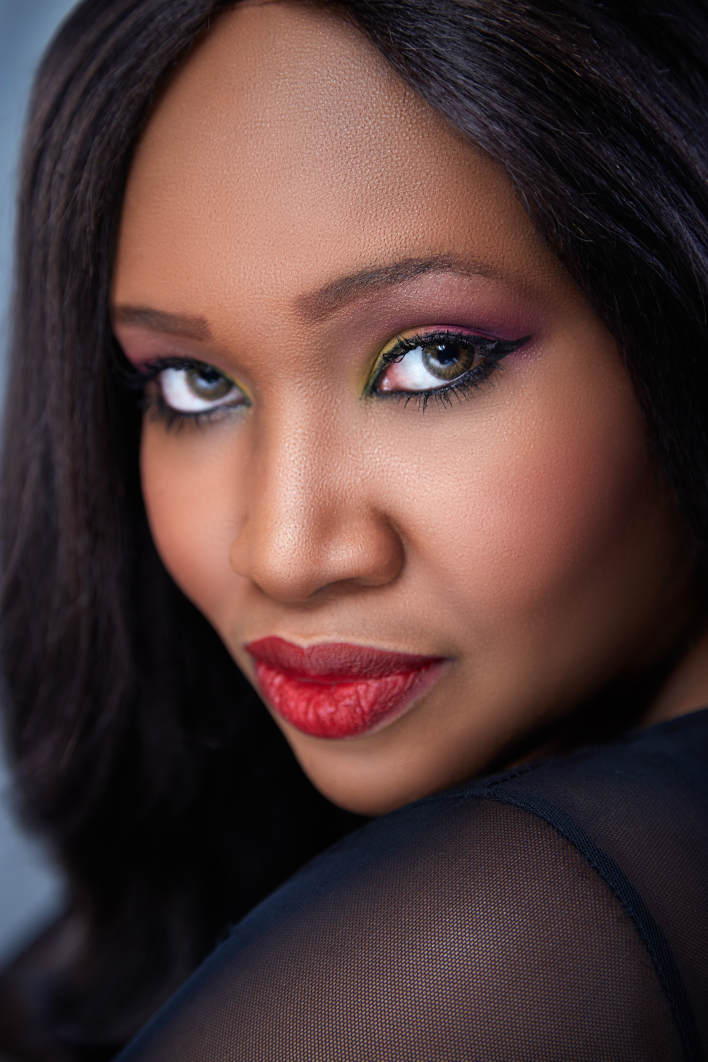
#> input picture data/non_leaf/0 (1).jpeg, 3539 x 5309 px, given as the content of the folder data/corn, which was not available (shown at 1/5 size)
$ python data_prep.py
#> lines starting #> are read from the running program, lines starting #| are printed output that depends on the picture; pictures that were not available may be replaced by others from this repository, and a replacement may not be noted
import os
import numpy as np
from PIL import Image, ImageFilter, ImageOps
from sklearn.model_selection import train_test_split
import tensorflow as tf
import cv2

def augment_image(image):
    """Apply various augmentations to an image for better training"""
    augmentations = []

    # Original
    augmentations.append(image)

    # Grayscale
    augmentations.append(ImageOps.grayscale(image).convert('RGB'))

    # Black and White
    gray = ImageOps.grayscale(image)
    augmentations.append(gray.point(lambda x: 0 if x < 128 else 255, '1').convert('RGB'))

    # Histogram equalization
    img_array = np.array(image)
    img_yuv = cv2.cvtColor(img_array, cv2.COLOR_RGB2YUV)
    img_yuv[:,:,0] = cv2.equalizeHist(img_yuv[:,:,0])
    img_output = cv2.cvtColor(img_yuv, cv2.COLOR_YUV2RGB)
    augmentations.append(Image.fromarray(img_output))

    # Gaussian blur
    augmentations.append(image.filter(ImageFilter.GaussianBlur(radius=1)))

    # Edge enhancement
    augmentations.append(image.filter(ImageFilter.EDGE_ENHANCE))

    # Random rotation (slight)
    augmentations.append(image.rotate(15, expand=True))
    augmentations.append(image.rotate(-15, expand=True))

    # Flip horizontal
    augmentations.append(ImageOps.mirror(image))

    return augmentations

def load_images_from_folder(folder, label, img_size=(224, 224), max_images=None, augment=True):
    images = []
    labels = []
    filenames = [f for f in os.listdir(folder) if f.endswith(('.jpg', '.jpeg', '.png'))]
    if max_images:
        filenames = filenames[:max_images]  # Limit to max_images
    for filename in filenames:
        img_path = os.path.join(folder, filename)
        try:
            img = Image.open(img_path).convert('RGB')
            img = img.resize(img_size)

            if augment:
                # Apply augmentations
                augmented_images = augment_image(img)
                for aug_img in augmented_images:
                    img_array = np.array(aug_img) / 255.0  # Normalize to [0,1]
                    images.append(img_array)
                    labels.append(label)
            else:
                img_array = np.array(img) / 255.0  # Normalize to [0,1]
                images.append(img_array)
                labels.append(label)

        except Exception as e:
            print(f"Error loading {img_path}: {e}")
    return images, labels

def prepare_data():
    # Load data with balanced sampling (10 images per class for training, no augmentation for validation)
    corn_images, corn_labels = load_images_from_folder('data/corn', 0, max_images=10, augment=False)  # 0 for corn
#> in load_images_from_folder, img is the input picture: PIL image 3539x5309 RGB; mean R, G, B 81.9, 58.6, 57.1
#> in load_images_from_folder, `img = img.resize(img_size)`:
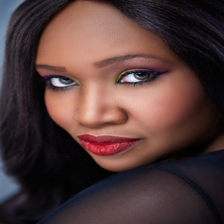
#> img: PIL image 224x224 RGB; mean R, G, B 81.9, 58.6, 57.1
#> corn_images = 1 item; corn_labels = [0]
    grape_images, grape_labels = load_images_from_folder('data/grape', 1, max_images=10, augment=False)  # 1 for grape
#> grape_images = 1 item; grape_labels = [1]
    non_leaf_images, non_leaf_labels = load_images_from_folder('data/non_leaf', 2, max_images=10, augment=False)  # 2 for non-leaf
#> pass 2 of the loop in load_images_from_folder, `for filename in filenames:`:
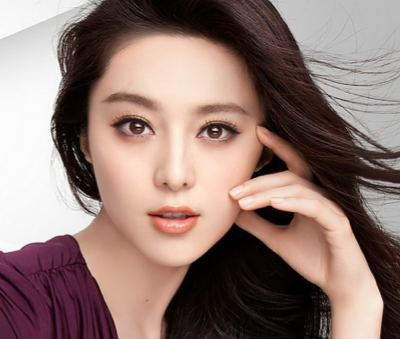
#> input picture data/non_leaf/0 (1).png, 400 x 339 px, found by its file name
#> in load_images_from_folder (call 3), `img = img.resize(img_size)`:
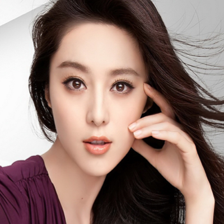
#> img: PIL image 224x224 RGB; mean R, G, B 145.3, 121.7, 115.1
#> pass 3 of the loop in load_images_from_folder, `for filename in filenames:`:
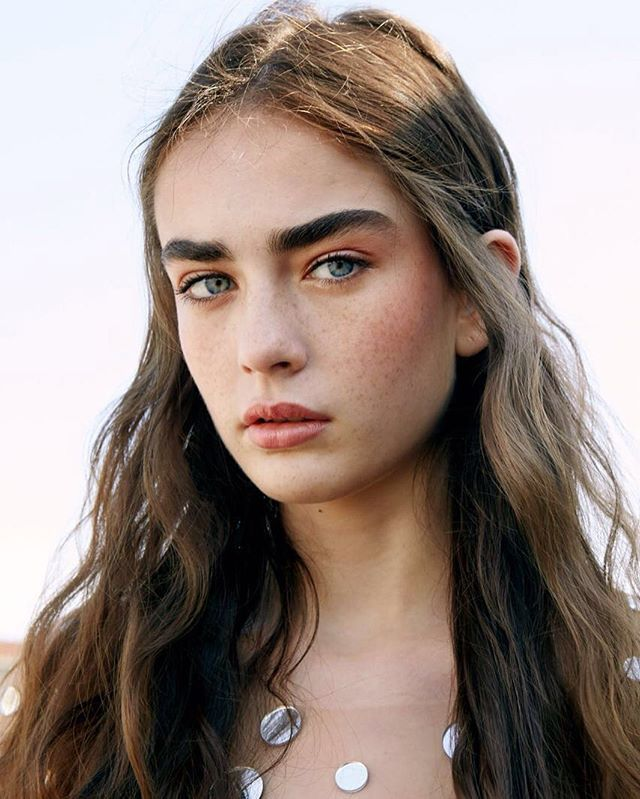
#> input picture data/non_leaf/0 (1004).jpg, 640 x 799 px, found by its file name
#> in load_images_from_folder, img is the input picture: PIL image 640x799 RGB; mean R, G, B 150.3, 135, 127.9
#> in load_images_from_folder (call 3), `img = img.resize(img_size)`:
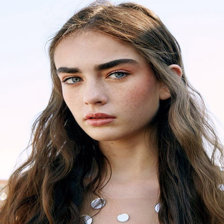
#> img: PIL image 224x224 RGB; mean R, G, B 150.3, 135, 127.9
#> the loop made 4 passes; the first 3 are shown

    # Combine for leaf detector (leaf vs non-leaf)
    leaf_images = corn_images + grape_images
#> leaf_images = 2 items
    leaf_labels = [1] * len(leaf_images)  # 1 for leaf
#> leaf_labels = [1, 1]
    non_leaf_labels_binary = [0] * len(non_leaf_images)  # 0 for non-leaf

    leaf_detector_images = leaf_images + non_leaf_images
    leaf_detector_labels = leaf_labels + non_leaf_labels_binary

    # Species data (corn and grape only)
    species_images = corn_images + grape_images
#> species_images = 2 items
    species_labels = corn_labels + grape_labels
#> species_labels = [0, 1]

    # Convert to numpy arrays (ensure all images are same shape)
    leaf_detector_images = np.array(leaf_detector_images)
    leaf_detector_labels = np.array(leaf_detector_labels)
    species_images = np.array(species_images)
    species_labels = np.array(species_labels)

    # Split data
    # Leaf detector
    X_train_leaf, X_temp_leaf, y_train_leaf, y_temp_leaf = train_test_split(
        leaf_detector_images, leaf_detector_labels, test_size=0.3, random_state=42
    )
    X_val_leaf, X_test_leaf, y_val_leaf, y_test_leaf = train_test_split(
        X_temp_leaf, y_temp_leaf, test_size=0.33, random_state=42
    )

    # Species classifier
    X_train_species, X_temp_species, y_train_species, y_temp_species = train_test_split(
        species_images, species_labels, test_size=0.3, random_state=42
    )
#> y_train_species = [0]; y_temp_species = [1]
#> (the run stopped early here; a loop or call above may not have finished)
